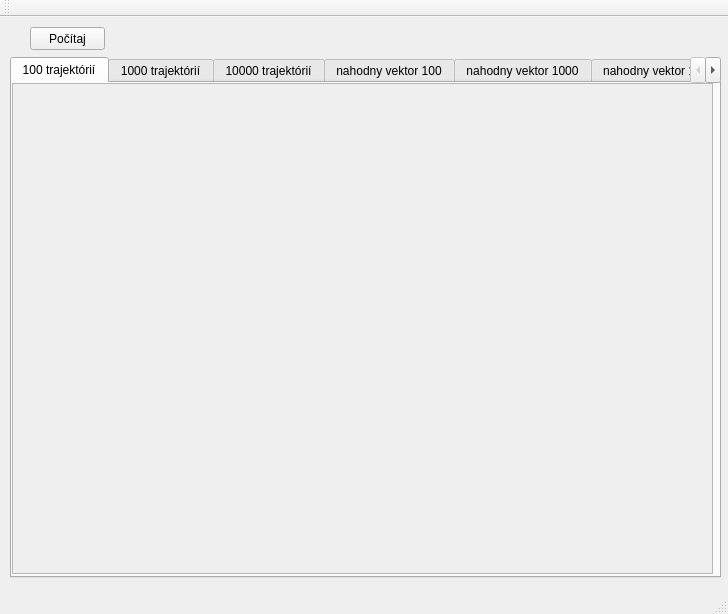
<?xml version="1.0" encoding="UTF-8"?>
<ui version="4.0">
 <class>zadanieClass</class>
 <widget class="QMainWindow" name="zadanieClass">
  <property name="geometry">
   <rect>
    <x>0</x>
    <y>0</y>
    <width>728</width>
    <height>614</height>
   </rect>
  </property>
  <property name="windowTitle">
   <string>zadanie</string>
  </property>
  <widget class="QWidget" name="centralWidget">
   <widget class="QPushButton" name="pocitaj">
    <property name="geometry">
     <rect>
      <x>30</x>
      <y>10</y>
      <width>75</width>
      <height>23</height>
     </rect>
    </property>
    <property name="text">
     <string>Počítaj</string>
    </property>
   </widget>
   <widget class="QTabWidget" name="tabWidget">
    <property name="geometry">
     <rect>
      <x>10</x>
      <y>40</y>
      <width>711</width>
      <height>521</height>
     </rect>
    </property>
    <property name="currentIndex">
     <number>0</number>
    </property>
    <widget class="QWidget" name="tab">
     <attribute name="title">
      <string>100 trajektórií</string>
     </attribute>
     <widget class="QScrollArea" name="t_100">
      <property name="geometry">
       <rect>
        <x>0</x>
        <y>0</y>
        <width>701</width>
        <height>491</height>
       </rect>
      </property>
      <property name="widgetResizable">
       <bool>true</bool>
      </property>
      <widget class="QWidget" name="scrollAreaWidgetContents">
       <property name="geometry">
        <rect>
         <x>0</x>
         <y>0</y>
         <width>699</width>
         <height>489</height>
        </rect>
       </property>
      </widget>
     </widget>
    </widget>
    <widget class="QWidget" name="tab_2">
     <attribute name="title">
      <string>1000 trajektórií</string>
     </attribute>
     <widget class="QScrollArea" name="t_1000">
      <property name="geometry">
       <rect>
        <x>0</x>
        <y>0</y>
        <width>701</width>
        <height>491</height>
       </rect>
      </property>
      <property name="widgetResizable">
       <bool>true</bool>
      </property>
      <widget class="QWidget" name="scrollAreaWidgetContents_2">
       <property name="geometry">
        <rect>
         <x>0</x>
         <y>0</y>
         <width>699</width>
         <height>489</height>
        </rect>
       </property>
      </widget>
     </widget>
    </widget>
    <widget class="QWidget" name="tab_3">
     <attribute name="title">
      <string>10000 trajektórií</string>
     </attribute>
     <widget class="QScrollArea" name="t_10000">
      <property name="geometry">
       <rect>
        <x>0</x>
        <y>0</y>
        <width>701</width>
        <height>491</height>
       </rect>
      </property>
      <property name="widgetResizable">
       <bool>true</bool>
      </property>
      <widget class="QWidget" name="scrollAreaWidgetContents_3">
       <property name="geometry">
        <rect>
         <x>0</x>
         <y>0</y>
         <width>699</width>
         <height>489</height>
        </rect>
       </property>
      </widget>
     </widget>
    </widget>
    <widget class="QWidget" name="tab_4">
     <attribute name="title">
      <string>nahodny vektor 100</string>
     </attribute>
     <widget class="QScrollArea" name="t_1">
      <property name="geometry">
       <rect>
        <x>0</x>
        <y>0</y>
        <width>701</width>
        <height>491</height>
       </rect>
      </property>
      <property name="widgetResizable">
       <bool>true</bool>
      </property>
      <widget class="QWidget" name="scrollAreaWidgetContents_4">
       <property name="geometry">
        <rect>
         <x>0</x>
         <y>0</y>
         <width>699</width>
         <height>489</height>
        </rect>
       </property>
      </widget>
     </widget>
    </widget>
    <widget class="QWidget" name="tab_5">
     <attribute name="title">
      <string>nahodny vektor 1000</string>
     </attribute>
     <widget class="QScrollArea" name="t_2">
      <property name="geometry">
       <rect>
        <x>0</x>
        <y>0</y>
        <width>701</width>
        <height>491</height>
       </rect>
      </property>
      <property name="widgetResizable">
       <bool>true</bool>
      </property>
      <widget class="QWidget" name="scrollAreaWidgetContents_5">
       <property name="geometry">
        <rect>
         <x>0</x>
         <y>0</y>
         <width>699</width>
         <height>489</height>
        </rect>
       </property>
      </widget>
     </widget>
    </widget>
    <widget class="QWidget" name="tab_6">
     <attribute name="title">
      <string>nahodny vektor 10000</string>
     </attribute>
     <widget class="QScrollArea" name="t_3">
      <property name="geometry">
       <rect>
        <x>0</x>
        <y>0</y>
        <width>701</width>
        <height>491</height>
       </rect>
      </property>
      <property name="widgetResizable">
       <bool>true</bool>
      </property>
      <widget class="QWidget" name="scrollAreaWidgetContents_6">
       <property name="geometry">
        <rect>
         <x>0</x>
         <y>0</y>
         <width>699</width>
         <height>489</height>
        </rect>
       </property>
      </widget>
     </widget>
    </widget>
   </widget>
  </widget>
  <widget class="QMenuBar" name="menuBar">
   <property name="geometry">
    <rect>
     <x>0</x>
     <y>0</y>
     <width>728</width>
     <height>21</height>
    </rect>
   </property>
  </widget>
  <widget class="QToolBar" name="mainToolBar">
   <attribute name="toolBarArea">
    <enum>TopToolBarArea</enum>
   </attribute>
   <attribute name="toolBarBreak">
    <bool>false</bool>
   </attribute>
  </widget>
  <widget class="QStatusBar" name="statusBar"/>
 </widget>
 <layoutdefault spacing="6" margin="11"/>
 <resources>
  <include location="zadanie.qrc"/>
 </resources>
 <connections/>
</ui>
